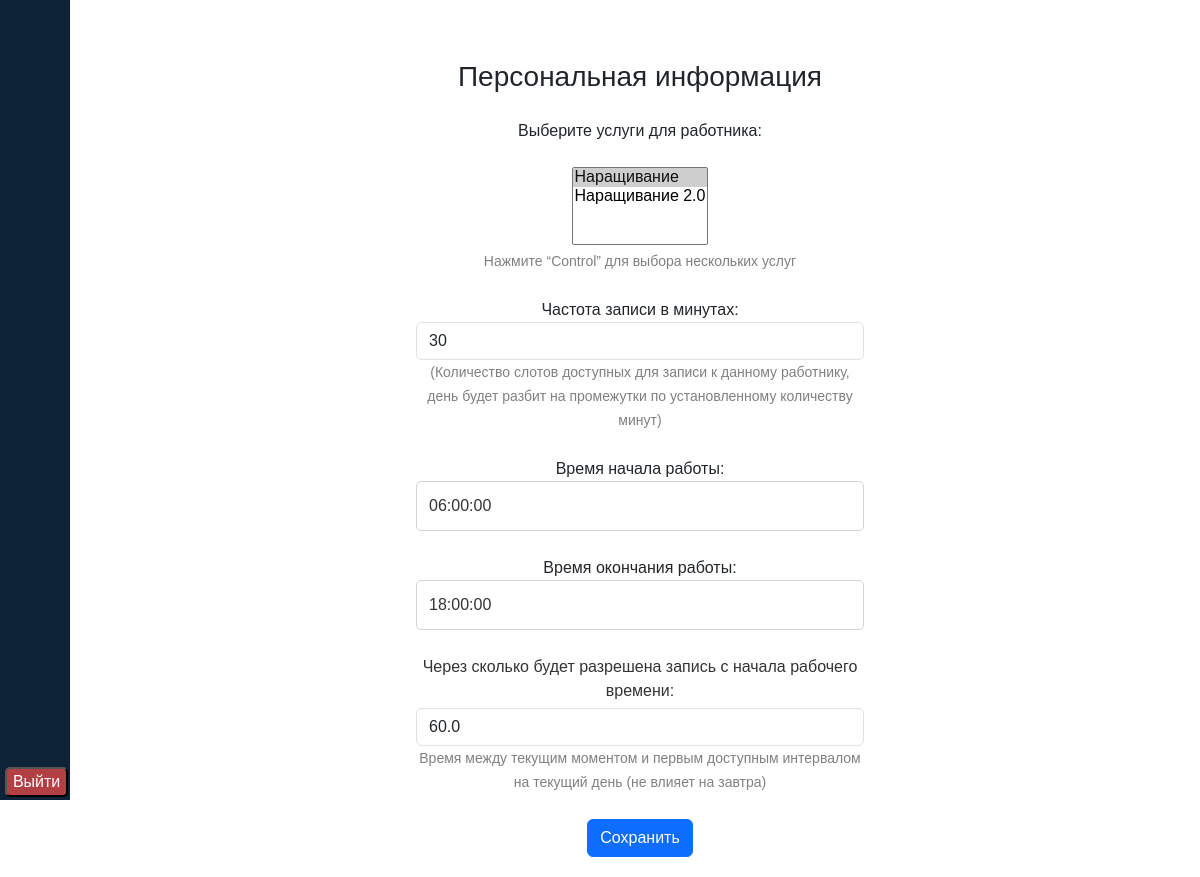
Before: /appointment/app-admin/update-staff-member/18/ (signed in) with the older database file.
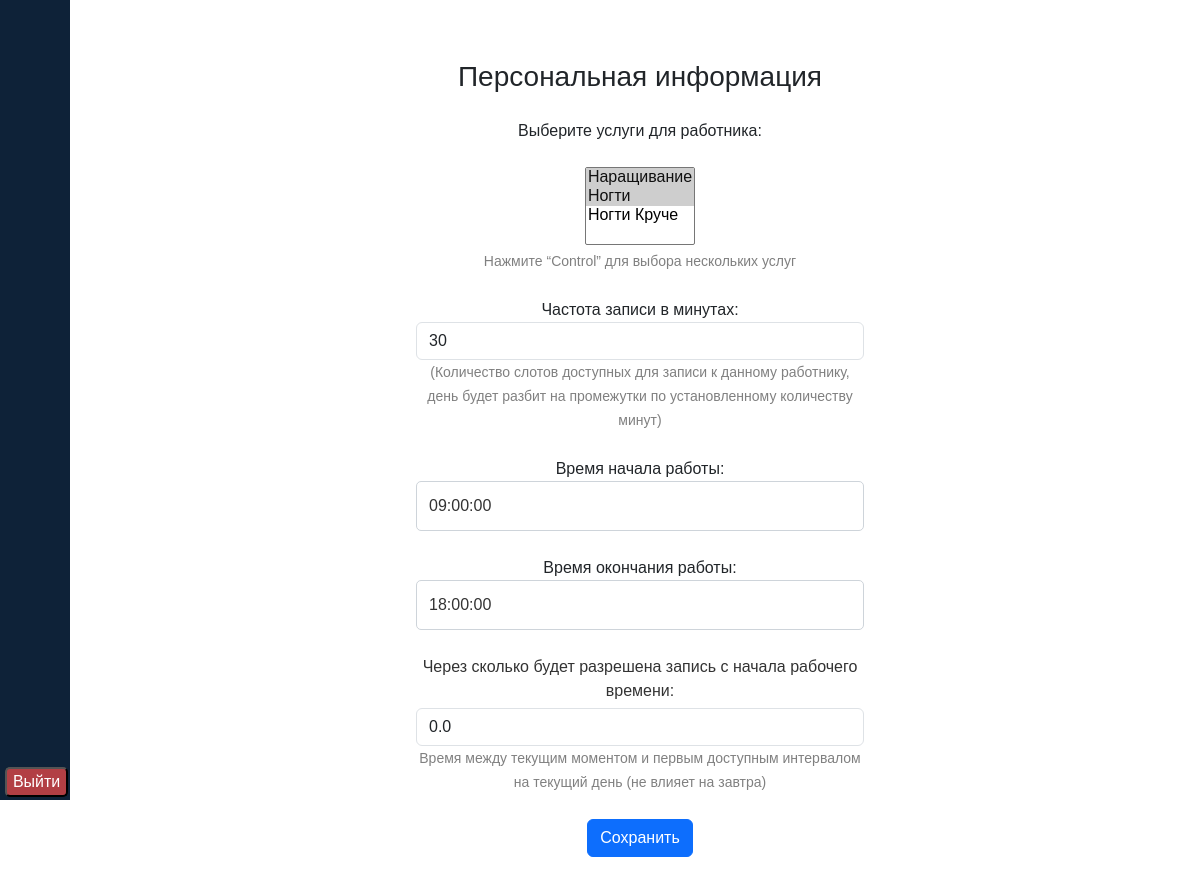
After: the same page with the newer database file.
### appointment/models.py (models this page shows, shortened)
class StaffMember(models.Model):
    user = models.OneToOneField(settings.AUTH_USER_MODEL, on_delete=models.CASCADE)
    services_offered = models.ManyToManyField(Service)
    slot_duration = models.PositiveIntegerField(
        null=True, blank=True,
        help_text='(Количество слотов доступных для записи к данному работнику, день будет разбит на промежутки по'
                  ' установленному количеству минут)'
    )
    lead_time = models.TimeField(
        null=True, blank=True,
        help_text="Время начала рабочего дня"
    )
    finish_time = models.TimeField(
        null=True, blank=True,
        help_text="Время конца рабочего дня"
    )
    appointment_buffer_time = models.FloatField(
        blank=True, null=True,
        help_text='Время между текущим моментом и первым доступным интервалом на текущий день (не влияет на завтра)'
    )

### appointment/views_admin.py (the view)
# urls.py: path('update-staff-member/<int:user_id>/', views_admin.update_staff_info, name='update_staff_other_info'),
@require_user_authenticated
@require_staff_or_superuser
def update_staff_info(request, user_id=None, response_type='html'):
    if not check_permissions(staff_user_id=user_id, user=request.user):
        message = "Вы можете изменять только собственную информацию приема"
        return handle_unauthorized_response(request, message, response_type)
    staff_member = StaffMember.objects.get(user=user_id)
    if request.method == 'POST':
        form = StaffAppointmentInformationForm(request.POST, instance=staff_member)
        if form.is_valid():
            form.save()
            if user_id:
                return redirect('user_profile', staff_user_id=user_id)
            return redirect('user_profile')
    else:
        form = StaffAppointmentInformationForm(instance=staff_member)
    context = {
        'page_title': 'Персональная информация',
        'btn_text': 'Сохранить',
        'form': form,
    }
    return render(request, 'administration/manage_staff.html', context=context)

### appointment/models.py (called while the page is built)
    def __str__(self):
        return self.name

### appointment/utils/permissions.py (called while the page is built)
def check_permissions(staff_user_id, user):
    if (staff_user_id and int(staff_user_id) == user.pk) or user.is_superuser:
        return True
    return False

### appointment/templates/administration/manage_staff.html (shortened to what this page needs)
{% extends 'mainController/layout.html'%}
{% load static %}
{% block customCSS %}
<link rel="stylesheet" type="text/css" href="{%static 'css/app_admin/manage_staff.css'%}"/>
{% endblock %}
{% block body %}
<section class="content content-wrapper">
    <div class="staff-form-wrapper" style="margin: 0 auto; width: 40%;">
        <div class="staff-form-content">
            <h3>{{ page_title }}</h3>
            <form method="post">
                <div class="form-group">
                    {{ form.services_offered.label }} <br> <br>
                    {{ form.services_offered }}
                    <br><small>Нажмите “Control” для выбора нескольких услуг</small>
                </div>
                <div class="form-group">
                    {{ form.slot_duration.label }}
                    {{ form.slot_duration }}
                    <small>{{ form.slot_duration.help_text }}</small>
                </div>
                <div class="form-group">
                    {{ form.lead_time.label }}
                    {{ form.lead_time }}
                </div>
                <div class="form-group">
                    {{ form.finish_time.label }}
                    {{ form.finish_time }}
                </div>
                <div class="form-group">
                    {{ form.appointment_buffer_time.label_tag }}
                    {{ form.appointment_buffer_time }}
                    <small>{{ form.appointment_buffer_time.help_text }}</small>
                </div>
                <button type="submit" class="btn btn-primary">{{btn_text}}</button>
            </form>
        </div>
    </div>
</section>
{% endblock %}

Changed rows visible on the page:
changed StaffMember: lead_time "06:00:00" → "09:00:00"; appointment_buffer_time "60.0" → "0.0"
Other visible differences:
form field services_offered: "Наращивание ☑ / Наращивание 2.0" → "Наращивание ☑ / Ногти ☑ / Ногти Круче"
